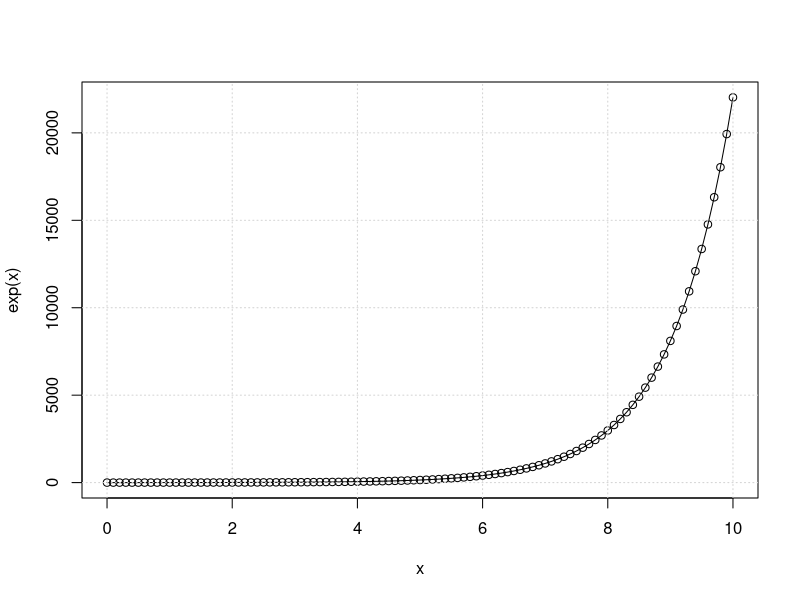
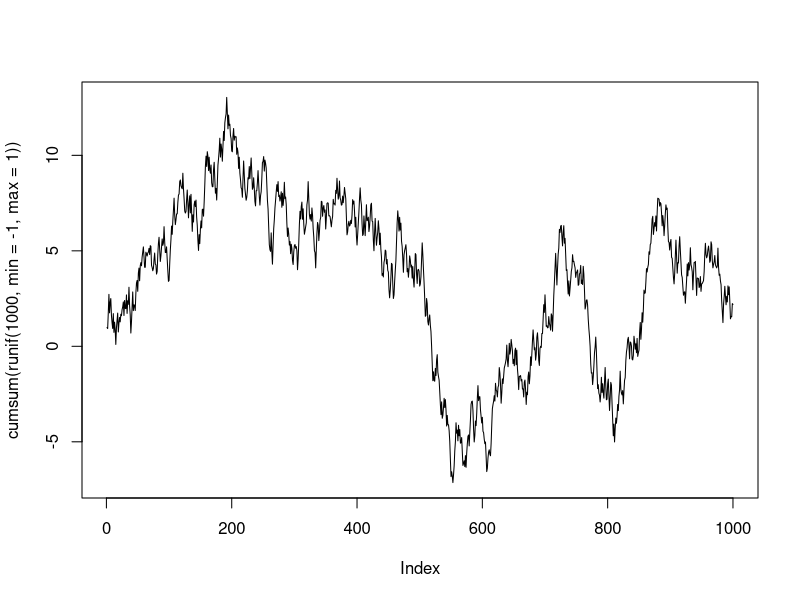
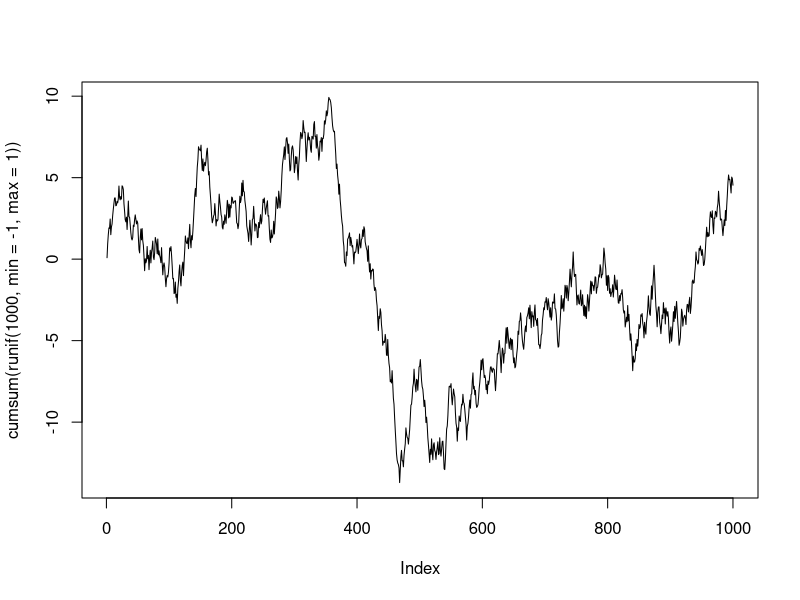

R code for these plots, in order:
## ---- chunk 1
x <- seq(0, 10, 0.1)
plot(x, exp(x), type = "o")
grid()
## ---- chunk 2
plot(cumsum(runif(1000, min = -1, max = 1)), type = "l")
## ---- chunk 3
plot(cumsum(runif(1000, min = -1, max = 1)), type = "l")
